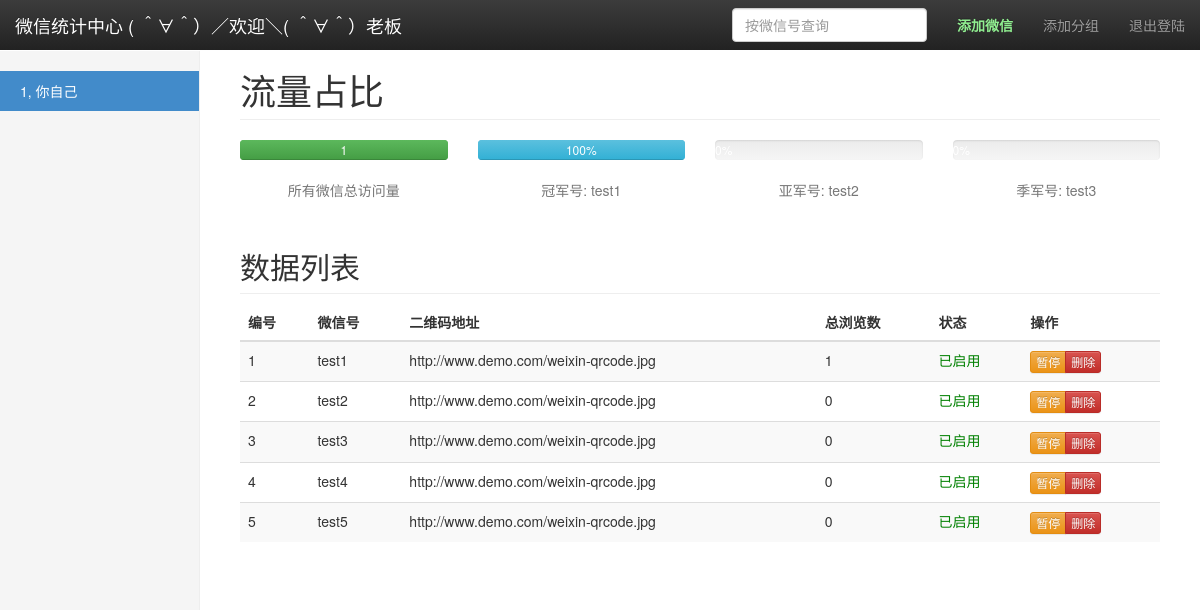
The app's page /manager.php?id=1 (signed in) with its own data.
### tables this page shows
create table wx_group (
    id int auto_increment,
    uid int not null comment 'login user name',
    name varchar(200) unique not null comment 'wx group name',
    status int default 0 comment 'group status: 0=normal,1=forbidden|deleted',
    primary key(id)
);

create table wx_data_info (
    wxId int auto_increment,
    groupId int not null,
    wxNum varchar(60) unique comment 'weixin number',
    wxQRCodeUrl varchar(200) comment 'weixin qrcode image url',
    state int default 0 comment '0:enable,1:disable',
    primary key(wxId,wxNum)
);

### manager.php (the view, shortened to what this page needs)
<?php
$groupId = $_SERVER["QUERY_STRING"];
if ($groupId) {
  $groupId = substr_replace($groupId, "", 0, 3);
}
if (isset($_SESSION['admin']) && $_SESSION['admin'] == true) {
  $totalViewCountQuerySql = 'select ifnull(sum(viewCount),0) as totalViewCount from wx_analysis_info where wxId in (select wxId from wx_data_info where groupId = '.$groupId.')';
  $queryAllSql = 'SELECT wd.*, IFNULL(wa.viewCount,0) AS viewCount FROM wx_data_info wd LEFT JOIN (SELECT wxId, SUM(viewCount) viewCount FROM wx_analysis_info GROUP BY wxId) wa ON wd.wxId = wa.wxId where wd.groupId = '.$groupId.' order by viewCount desc';
  $queryAllGroups = 'select id,name from wx_group where uid=' . $_SESSION['adminId'] . ' and status=0';
  $conn = get_db_con();
  $totalCountResult = mysqli_query($conn, $totalViewCountQuerySql);
  $wxDataResult = mysqli_query($conn, $queryAllSql);
  $groupResult = mysqli_query($conn, $queryAllGroups);
  $tCount = mysqli_fetch_object($totalCountResult);
  $wxDataList = array();
  while ($row = mysqli_fetch_object($wxDataResult)) {
    array_push($wxDataList, $row);
  }
  $wxGroupList = array();
  while ($group = mysqli_fetch_object($groupResult)) {
    array_push($wxGroupList, $group);
  }
} else {
  unset($_SESSION['admin']);
  echo "<script>window.location.href =\"/login.php\";</script>";
}
?>
<!DOCTYPE html>
<html lang="zh-CN">
<head>
  <?php require './utils/common.php' ?>
  <link href="/css/manage.css" rel="stylesheet">
</head>
<body>
  <nav class="navbar navbar-inverse navbar-fixed-top">
    <div class="container-fluid">
      <div class="navbar-header">
        <a class="navbar-brand" href="">微信统计中心 ( ＾∀＾）／欢迎＼( ＾∀＾）老板</a>
      </div>
      <div id="navbar" class="navbar-collapse collapse">
        <ul class="nav navbar-nav navbar-right">
          <li><a href="javasript:" id="addWXBtn" style="color:lightgreen;font-weight:bolder">添加微信</a></li>
          <li><a href="javasript:" id="addOptBtn">添加分组</a></li>
          <li><a href="javascript" id="loginOutBtn">退出登陆</a></li>
        </ul>
        <form class="navbar-form navbar-right" action="" method="post">
          <input type="text" class="form-control" placeholder="按微信号查询" required="required">
        </form>
      </div>
    </div>
  </nav>
  <div class="container-fluid">
    <div class="row">
      <div class="col-sm-3 col-md-2 sidebar">
        <ul class="nav nav-sidebar">
          <?php foreach ($wxGroupList as $key=>$group) {
            $isCurrentNav = $key == 0;
            if ($groupId) {
              $isCurrentNav = $groupId == $group->id;
            }
          ?>
            <li class="<?php echo $isCurrentNav ? 'active' : '' ?>">
              <a href="/manager.php?id=<?php echo $group->id; ?>"><?php echo $group->id.', '.$group->name; ?></a>
            </li>
          <?php } ?>
        </ul>
      </div>
      <div class="col-sm-9 col-sm-offset-3 col-md-10 col-md-offset-2 main">
        <h1 class="page-header">流量占比</h1>
        <div class="row placeholders">
          <div class="col-xs-6 col-sm-3 placeholder">
            <div class="progress">
              <div class="progress-bar progress-bar-success" role="progressbar" aria-valuenow="<?php echo $tCount->totalViewCount; ?>" aria-valuemin="0" aria-valuemax="100" style="width: 100%;">
                <?php echo $tCount->totalViewCount; ?>
              </div>
            </div>
            <span class="text-muted">所有微信总访问量</span>
          </div>
          <?php
          if (count($wxDataList) == 1) {
            $percent = ($tCount->totalViewCount == 0) ? 0 : number_format($wxDataList[0]->viewCount / $tCount->totalViewCount, 2, '.', '');
            $num1 = array('percent' => $percent * 100, 'wxNum' => $wxDataList[0]->wxNum);
          ?>
            <div class="col-xs-6 col-sm-3 placeholder">
              <div class="progress">
                <div class="progress-bar progress-bar-info" role="progressbar" aria-valuenow="<?php echo $num1['percent']; ?>" aria-valuemin="0" aria-valuemax="100" style="width: <?php echo $num1['percent']; ?>%;">
                  <?php echo $num1['percent']; ?>%
                </div>
              </div>
              <span class="text-muted">冠军号: <?php echo $num1['wxNum']; ?></span>
            </div>
          <?php
          } elseif (count($wxDataList) >= 3) {
            $percent1 = ($tCount->totalViewCount == 0) ? 0 : number_format($wxDataList[0]->viewCount / $tCount->totalViewCount, 2, '.', '');
            $percent2 = ($tCount->totalViewCount == 0) ? 0 : number_format($wxDataList[1]->viewCount / $tCount->totalViewCount, 2, '.', '');
            $percent3 = ($tCount->totalViewCount == 0) ? 0 : number_format($wxDataList[2]->viewCount / $tCount->totalViewCount, 2, '.', '');
            $num1 = array('percent' => $percent1 * 100, 'wxNum' => $wxDataList[0]->wxNum);
            $num2 = array('percent' => $percent2 * 100, 'wxNum' => $wxDataList[1]->wxNum);
            $num3 = array('percent' => $percent3 * 100, 'wxNum' => $wxDataList[2]->wxNum);
          ?>
            <div class="col-xs-6 col-sm-3 placeholder">
              <div class="progress">
                <div class="progress-bar progress-bar-info" role="progressbar" aria-valuenow="<?php echo $num1['percent']; ?>" aria-valuemin="0" aria-valuemax="100" style="width: <?php echo $num1['percent']; ?>%;">
                  <?php echo $num1['percent']; ?>%
                </div>
              </div>
              <span class="text-muted">冠军号: <?php echo $num1['wxNum']; ?></span>
            </div>
            <div class="col-xs-6 col-sm-3 placeholder">
              <div class="progress">
              </div>
              <span class="text-muted">亚军号: <?php echo $num2['wxNum']; ?></span>
            </div>
            <div class="col-xs-6 col-sm-3 placeholder">
              <div class="progress">
                <div class="progress-bar progress-bar-danger" role="progressbar" aria-valuenow="<?php echo $num3['percent']; ?>" aria-valuemin="0" aria-valuemax="100" style="width: <?php echo $num3['percent']; ?>%;">
                  <?php echo $num3['percent']; ?>%
                </div>
              </div>
              <span class="text-muted">季军号: <?php echo $num3['wxNum']; ?></span>
            </div>
          <?php } ?>
        </div>
        <h2 class="sub-header">数据列表</h2>
        <div class="table-responsive">
          <table class="table table-striped">
            <thead>
              <tr>
                <th>编号</th>
                <th>微信号</th>
                <th>二维码地址</th>
                <th>总浏览数</th>
                <th>状态</th>
                <th>操作</th>
              </tr>
            </thead>
            <tbody>
              <?php foreach ($wxDataList as $row) { ?>
                <tr>
                  <td><?php echo $row->wxId; ?></td>
                  <td><?php echo $row->wxNum; ?></td>
                  <td><?php echo $row->wxQRCodeUrl; ?></td>
                  <td><?php echo $row->viewCount; ?></td>
                  <td style="color:<?php echo $row->state == 0 ? 'green' : 'red'; ?>"><?php echo $row->state == 0 ? '已启用' : '已禁用'; ?></td>
                  <td>
                    <div class="btn-group btn-group-xs" role="group">
                      <button type="button" class="btn btn-warning" onclick="stateChange(<?php echo $row->wxId; ?>,<?php echo $row->state; ?>);">暂停</button>
                      <button type="button" class="btn btn-danger" onclick="deleteWX(<?php echo $row->wxId; ?>);">删除</button>
                    </div>
                  </td>
                </tr>
              <?php } ?>
            </tbody>
          </table>
        </div>
      </div>
    </div>
  </div>
</body>
</html>

### css/manage.css (style rules this page uses)
body { padding-top: 50px; }
.sub-header { padding-bottom: 10px; border-bottom: 1px solid #eee; }
.navbar-fixed-top { border: 0; }
.sidebar { display: none; }
@media (min-width: 768px) { .sidebar { position: fixed; top: 51px; bottom: 0; left: 0; z-index: 1000; display: block; padding: 20px; overflow-x: hidden; overflow-y: auto; background-color: #f5f5f5; border-right: 1px solid #eee; } }
.nav-sidebar { margin-right: -21px; margin-bottom: 20px; margin-left: -20px; }
.nav-sidebar > li > a { padding-right: 20px; padding-left: 20px; }
.nav-sidebar > .active > a, .nav-sidebar > .active > a:hover, .nav-sidebar > .active > a:focus { color: #fff; background-color: #428bca; }
.main { padding: 20px; }
@media (min-width: 768px) { .main { padding-right: 40px; padding-left: 40px; } }
.main .page-header { margin-top: 0; }
.placeholders { margin-bottom: 30px; text-align: center; }
.placeholder { margin-bottom: 20px; }

### records on screen
wx_group: id "1", name "你自己"
wx_data_info: wxNum "test2", wxId "2", wxQRCodeUrl "http://www.demo.com/weixin-qrcode.jpg", viewCount "0", state "已启用"
wx_data_info: wxNum "test3", wxId "3", wxQRCodeUrl "http://www.demo.com/weixin-qrcode.jpg", viewCount "0", state "已启用"
wx_data_info: wxId "1", wxNum "test1", wxQRCodeUrl "http://www.demo.com/weixin-qrcode.jpg", viewCount "1", state "已启用"
wx_data_info: wxId "4", wxNum "test4", wxQRCodeUrl "http://www.demo.com/weixin-qrcode.jpg", viewCount "0", state "已启用"
wx_data_info: wxId "5", wxNum "test5", wxQRCodeUrl "http://www.demo.com/weixin-qrcode.jpg", viewCount "0", state "已启用"

### other values on screen
$tCount->totalViewCount "1"
$num1['percent'] "100"
$num1['wxNum'] "test1"
$num3['percent'] "0"
